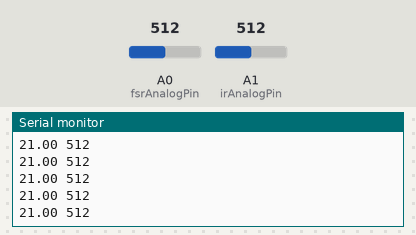
This sketch was run on a simulated Arduino Uno, built with avr-gcc and run on an emulated ATmega328P. On the bench: the last lines printed to the serial monitor. The inputs (shaded band) are chosen by the test bench; at power-on: A1 (irAnalogPin) = 512, A0 (fsrAnalogPin) = 512.

Above: at 1.2 s.
1.3 s: A1 (irAnalogPin) set to 140
At 2.0 s:
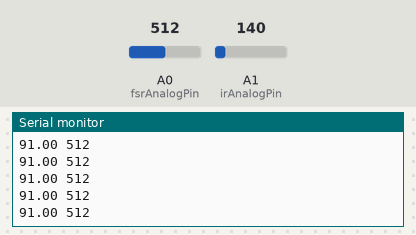
2.8 s: A1 (irAnalogPin) set to 118
At 3.8 s:
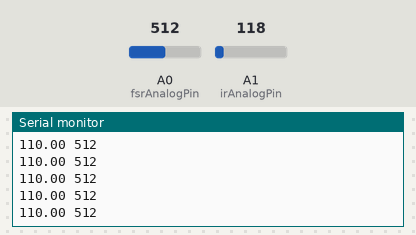
Timing chart, 0 to 5.8 s (numbered marks = the images above; inputs shaded):
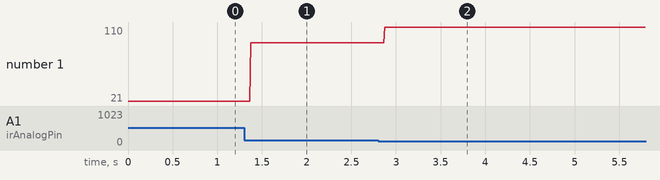

The sketch:

FSRcode.ino
```cpp
#include <SoftwareSerial.h>

int fsrAnalogPin = 0; // FSR is connected to analog 0
int irAnalogPin = 1;
int fsrReading;      // the analog reading from the FSR resistor divider

void setup() {
  Serial.begin(9600);
}

void loop() {
  float irValue = analogRead(irAnalogPin);

  // convert value (0-1024) to voltage,  * (5/1024)
  float voltage = irValue * 0.0048828125;

  // convert voltage to distance in cm
  float distanceObject = int(60*pow(voltage, -1.1));

  fsrReading = analogRead(fsrAnalogPin);

  Serial.print(distanceObject);
  Serial.print(" ");
  Serial.println(fsrReading);
}
```

Measured:
- after the input at 1.3 s, the serial monitor: prints a new line after 0.07 s (image 1)
- after the input at 2.8 s, the serial monitor: prints a new line after 0.07 s (image 2)
- plotted number 1: 21 → 91 after the input at 1.3 s, 91 → 110 after the input at 2.8 s
